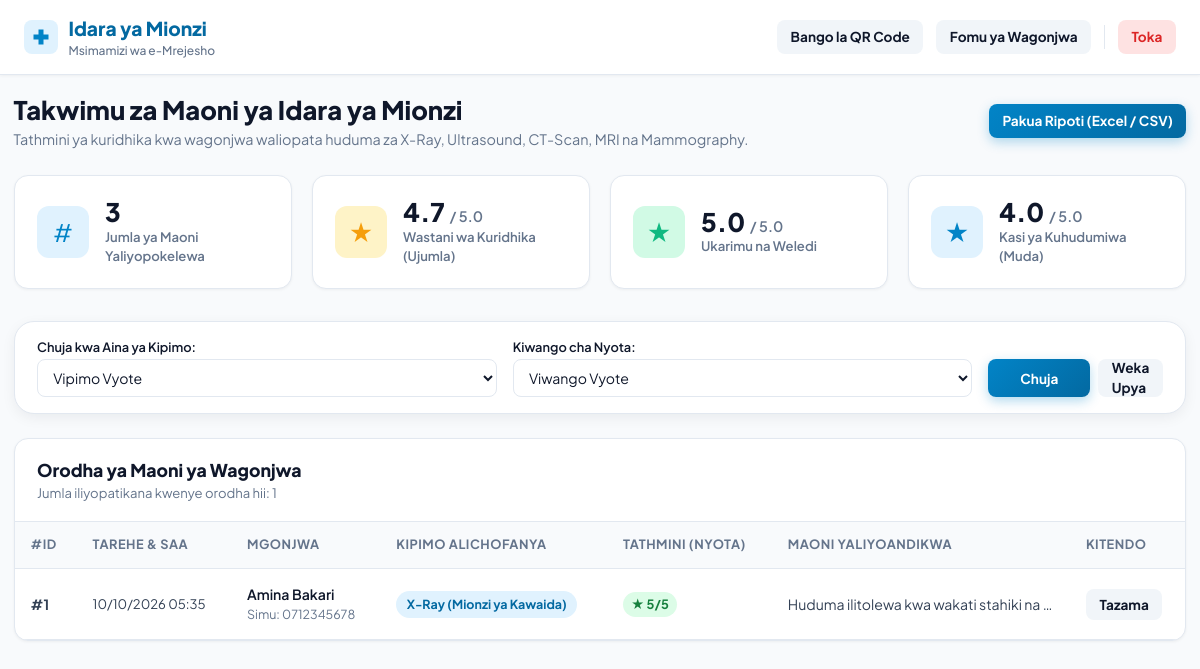
The page /radioadmin/index.php?proc=X-Ray (Mionzi ya Kawaida) (signed in) on the database its author committed.
### tables this page shows
CREATE TABLE `maoni_mionzi` (
    `id` INT AUTO_INCREMENT PRIMARY KEY,
    `jina_mgonjwa` VARCHAR(150) NOT NULL DEFAULT 'Bila Jina (Anonymous)' COMMENT 'Jina la mgonjwa au Anonymous',
    `simu` VARCHAR(30) DEFAULT NULL COMMENT 'Namba ya simu ya hiari kwa mrejesho',
    `aina_ya_kipimo` VARCHAR(100) NOT NULL COMMENT 'X-Ray, Ultrasound, CT-Scan, MRI, Mammography',
    `rating_ujumla` INT NOT NULL DEFAULT 5 COMMENT 'Alama ya ubora kwa ujumla (1-5)',
    `rating_muda` INT NOT NULL DEFAULT 5 COMMENT 'Alama ya muda wa kusubiri (1-5)',
    `rating_wataalamu` INT NOT NULL DEFAULT 5 COMMENT 'Alama ya ukarimu na weledi wa wataalamu (1-5)',
    `rating_usafi` INT NOT NULL DEFAULT 5 COMMENT 'Alama ya usafi na faragha (1-5)',
    `rating_maelekezo` INT NOT NULL DEFAULT 5 COMMENT 'Alama ya uelewa wa maelekezo (1-5)',
    `maoni` TEXT DEFAULT NULL COMMENT 'Maelezo ya ziada, pongezi au changamoto',
    `hali` VARCHAR(30) NOT NULL DEFAULT 'Mapya' COMMENT 'Hali ya mrejesho: Mapya / Yameshughulikiwa',
    `tarehe_iliyoundwa` TIMESTAMP DEFAULT CURRENT_TIMESTAMP
);

### radioadmin/index.php (the view, shortened to what this page needs)
<?php
require_once __DIR__ . '/../connect.php';
$filterProc = trim($_GET['proc'] ?? '');
$filterRating = trim($_GET['rating'] ?? '');
$sql = "SELECT * FROM `maoni_mionzi` WHERE 1=1";
$params = [];
if (!empty($filterProc)) {
    $sql .= " AND `aina_ya_kipimo` LIKE ?";
    $params[] = "%$filterProc%";
}
$sql .= " ORDER BY `id` DESC";
$stmt = $pdo->prepare($sql);
$stmt->execute($params);
$feedbackList = $stmt->fetchAll();
$statTotal = $pdo->query("SELECT COUNT(*) FROM `maoni_mionzi`")->fetchColumn();
$statAvgOverall = $pdo->query("SELECT ROUND(AVG(rating_ujumla), 1) FROM `maoni_mionzi`")->fetchColumn() ?: 0;
$statAvgWait = $pdo->query("SELECT ROUND(AVG(rating_muda), 1) FROM `maoni_mionzi`")->fetchColumn() ?: 0;
$statAvgStaff = $pdo->query("SELECT ROUND(AVG(rating_wataalamu), 1) FROM `maoni_mionzi`")->fetchColumn() ?: 0;
?>
<!DOCTYPE html>
<html lang="sw">
<head>
    <link rel="stylesheet" href="../assets/css/style.css?v=2.0">
</head>
<body style="background: #f8fafc;">
    <header class="admin-navbar no-print">
        <a href="index.php" class="admin-logo">
            <span style="display: inline-flex; align-items: center; justify-content: center; width: 34px; height: 34px; background: var(--primary-light); color: var(--primary); border-radius: 8px;">
                <svg width="20" height="20" viewBox="0 0 24 24" fill="currentColor">
                    <path d="M9 3h6v6h6v6h-6v6H9v-6H3V9h6V3z"/>
                </svg>
            </span>
            <div>
                <span>Idara ya Mionzi</span>
                <span style="font-size: 0.75rem; color: var(--muted); font-weight: 500; display: block;">Msimamizi wa e-Mrejesho</span>
            </div>
        </a>
        <div style="display: flex; align-items: center; gap: 0.8rem;">
            <a href="../qrcode.php" target="_blank" class="btn btn-secondary btn-sm">
                Bango la QR Code
            </a>
            <a href="../index.php" target="_blank" class="btn btn-secondary btn-sm">
                Fomu ya Wagonjwa
            </a>
            <a href="logout.php" class="btn btn-sm" style="background: #fee2e2; color: #dc2626; font-weight: 700;">
                Toka
            </a>
        </div>
    </header>
    <div class="container-wide">
        <div style="display: flex; justify-content: space-between; align-items: center; margin-bottom: 1.5rem; flex-wrap: wrap; gap: 1rem;">
            <div>
                <h1 style="font-size: 1.6rem; font-weight: 800; color: var(--dark);">
                    Takwimu za Maoni ya Idara ya Mionzi
                </h1>
                <p style="font-size: 0.9rem; color: var(--muted);">
                    Tathmini ya kuridhika kwa wagonjwa waliopata huduma za X-Ray, Ultrasound, CT-Scan, MRI na Mammography.
                </p>
            </div>
            <div>
                <a href="index.php?export=csv" class="btn btn-primary btn-sm">
                    Pakua Ripoti (Excel / CSV)
                </a>
            </div>
        </div>
        <div class="stats-grid">
            <div class="stat-card">
                <div class="stat-icon blue">#</div>
                <div class="stat-info">
                    <h3><?= number_format($statTotal) ?></h3>
                    <p>Jumla ya Maoni Yaliyopokelewa</p>
                </div>
            </div>
            <div class="stat-card">
                <div class="stat-icon amber">★</div>
                <div class="stat-info">
                    <h3><?= $statAvgOverall ?> <span style="font-size: 0.9rem; color: var(--muted); font-weight: 600;">/ 5.0</span></h3>
                    <p>Wastani wa Kuridhika (Ujumla)</p>
                </div>
            </div>
            <div class="stat-card">
                <div class="stat-icon green">★</div>
                <div class="stat-info">
                    <h3><?= $statAvgStaff ?> <span style="font-size: 0.9rem; color: var(--muted); font-weight: 600;">/ 5.0</span></h3>
                    <p>Ukarimu na Weledi</p>
                </div>
            </div>
            <div class="stat-card">
                <div class="stat-icon blue">★</div>
                <div class="stat-info">
                    <h3><?= $statAvgWait ?> <span style="font-size: 0.9rem; color: var(--muted); font-weight: 600;">/ 5.0</span></h3>
                    <p>Kasi ya Kuhudumiwa (Muda)</p>
                </div>
            </div>
        </div>
        <div class="form-card" style="padding: 1rem 1.4rem; margin-bottom: 1.5rem;">
            <form method="GET" action="index.php" style="display: flex; gap: 1rem; align-items: flex-end; flex-wrap: wrap;">
                <div style="flex: 1; min-width: 200px;">
                    <label class="form-label" style="font-size: 0.8rem; margin-bottom: 2px;">Chuja kwa Aina ya Kipimo:</label>
                    <select name="proc" class="form-control" style="padding: 0.5rem 0.7rem; font-size: 0.88rem;">
                        <option value="">Vipimo Vyote</option>
                    </select>
                </div>
                <div style="flex: 1; min-width: 180px;">
                    <label class="form-label" style="font-size: 0.8rem; margin-bottom: 2px;">Kiwango cha Nyota:</label>
                    <select name="rating" class="form-control" style="padding: 0.5rem 0.7rem; font-size: 0.88rem;">
                        <option value="">Viwango Vyote</option>
                    </select>
                </div>
                <div style="display: flex; gap: 0.5rem;">
                    <button type="submit" class="btn btn-primary btn-sm" style="height: 38px;">
                        Chuja
                    </button>
                    <?php if (!empty($filterProc) || !empty($filterRating)): ?>
                        <a href="index.php" class="btn btn-secondary btn-sm" style="height: 38px;">
                            Weka Upya
                        </a>
                    <?php endif; ?>
                </div>
            </form>
        </div>
        <div class="table-card">
            <div class="table-header">
                <div>
                    <h3 style="font-size: 1.1rem; font-weight: 800; color: var(--dark);">
                        Orodha ya Maoni ya Wagonjwa
                    </h3>
                    <p style="font-size: 0.82rem; color: var(--muted);">
                        Jumla iliyopatikana kwenye orodha hii: <?= count($feedbackList) ?>
                    </p>
                </div>
            </div>
            <div class="table-responsive">
                <table class="data-table">
                    <thead>
                        <tr>
                            <th>#ID</th>
                            <th>Tarehe & Saa</th>
                            <th>Mgonjwa</th>
                            <th>Kipimo Alichofanya</th>
                            <th>Tathmini (Nyota)</th>
                            <th>Maoni Yaliyoandikwa</th>
                            <th>Kitendo</th>
                        </tr>
                    </thead>
                    <tbody>
                        <?php if (empty($feedbackList)): ?>
                            <tr>
                                <td colspan="7" style="text-align: center; padding: 2.5rem; color: var(--muted);">
                                    Hakuna maoni yoyote yaliyopatikana kwa sasa. Wagonjwa wakiscan QR Code na kutuma maoni, yataonekana hapa moja kwa moja.
                                </td>
                            </tr>
                        <?php else: ?>
                            <?php foreach ($feedbackList as $row): ?>
                                <?php
                                    $ratingClass = ($row['rating_ujumla'] >= 4) ? 'rating-high' : (($row['rating_ujumla'] == 3) ? 'rating-mid' : 'rating-low');
                                    $procClass = 'badge-other';
                                    if (stripos($row['aina_ya_kipimo'], 'X-Ray') !== false) $procClass = 'badge-xray';
                                    elseif (stripos($row['aina_ya_kipimo'], 'Ultrasound') !== false) $procClass = 'badge-ultrasound';
                                    elseif (stripos($row['aina_ya_kipimo'], 'CT') !== false) $procClass = 'badge-ct';
                                    elseif (stripos($row['aina_ya_kipimo'], 'MRI') !== false) $procClass = 'badge-mri';
                                ?>
                                <tr>
                                    <td style="font-weight: 700; color: var(--slate);">#<?= $row['id'] ?></td>
                                    <td style="font-size: 0.82rem; white-space: nowrap;">
                                        <?= date('d/m/Y H:i', strtotime($row['tarehe_iliyoundwa'])) ?>
                                    </td>
                                    <td>
                                        <div style="font-weight: 600; color: var(--dark);">
                                            <?= htmlspecialchars($row['jina_mgonjwa']) ?>
                                        </div>
                                        <?php if (!empty($row['simu'])): ?>
                                            <div style="font-size: 0.78rem; color: var(--muted);">Simu: <?= htmlspecialchars($row['simu']) ?></div>
                                        <?php endif; ?>
                                    </td>
                                    <td>
                                        <span class="badge <?= $procClass ?>">
                                            <?= htmlspecialchars($row['aina_ya_kipimo']) ?>
                                        </span>
                                    </td>
                                    <td>
                                        <span class="badge-rating <?= $ratingClass ?>">
                                            ★ <?= $row['rating_ujumla'] ?>/5
                                        </span>
                                    </td>
                                    <td style="max-width: 280px; overflow: hidden; text-overflow: ellipsis; white-space: nowrap;">
                                        <?= !empty($row['maoni']) ? htmlspecialchars($row['maoni']) : '<span style="color: var(--muted); font-style: italic;">Bila ujumbe wa ziada</span>' ?>
                                    </td>
                                    <td>
                                        <button type="button" class="btn btn-secondary btn-sm" onclick='viewDetails(<?= json_encode($row) ?>)'>
                                            Tazama
                                        </button>
                                    </td>
                                </tr>
                            <?php endforeach; ?>
                        <?php endif; ?>
                    </tbody>
                </table>
            </div>
        </div>
    </div>
</body>
</html>

### radioadmin/index.php (style rules this page uses)
.badge-rating { display: inline-flex; align-items: center; gap: 2px; padding: 3px 8px; border-radius: var(--radius-full); font-size: 0.8rem; font-weight: 700; }
.rating-high { background: #dcfce7; color: #15803d; }

### rows shown on the page
maoni_mionzi: id "1", tarehe_iliyoundwa "10/10/2026 05:35", jina_mgonjwa "Amina Bakari", simu "0712345678", aina_ya_kipimo "X-Ray (Mionzi ya Kawaida)", rating_ujumla "5", maoni "Huduma ilitolewa kwa wakati stahiki na…"

### other values the page prints
$statTotal "3"
$statAvgOverall "4.7"
$statAvgStaff "5.0"
$statAvgWait "4.0"
count($feedbackList) "1"
